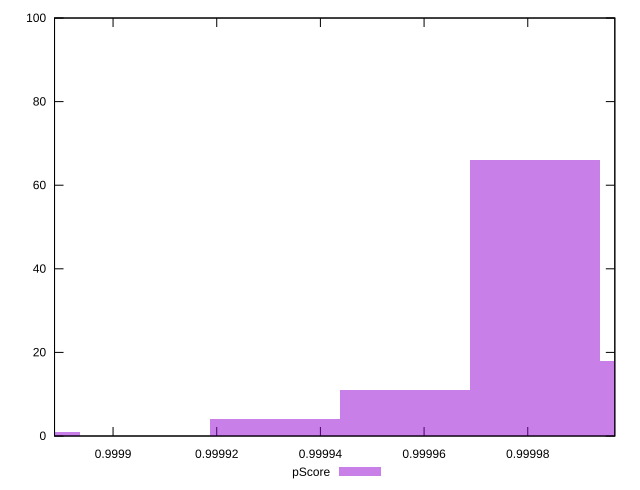

Write gnuplot code to recreate this figure.
reset

$pScore <<EOF
0.9999814786841271 66
0.9999564032941052 11
1.000006554074149 18
0.9999313279040832 4
0.9998811771240395 1
EOF

set key outside below
set boxwidth 0.000025075390021919485
set xrange [0.9998887110535106:0.9999967944940666]
set yrange [0:100]
set trange [0:100]
set style fill transparent solid 0.5 noborder
set terminal svg size 640, 490 enhanced background rgb 'white'
set output "reprap/max-potential-fid/samples/pages+cached+noexternal+noimg/pScore/histogram.svg"

plot $pScore title "pScore" with boxes

reset
